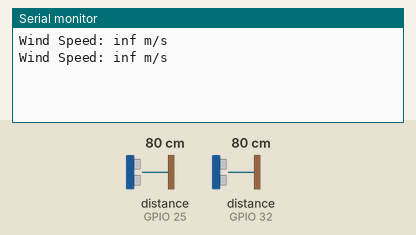
This sketch was run on a simulated ESP32. Shown: the last lines printed to the serial monitor. Wiring (inferred from the names in the program): 2 × ultrasonic range finder: trigger GPIO 26, echo GPIO 25 / trigger GPIO 33, echo GPIO 32. Inputs (shaded band) come from the test bench; at power-on: distance to the obstacle (sensors on GPIO 25, GPIO 32) 80 cm. The echo pulse lasts 58.3 µs per cm.

Above: at 1.8 s.
1.9 s: distance to the obstacle (sensor on GPIO 25) set to 2 cm
At 2.8 s:
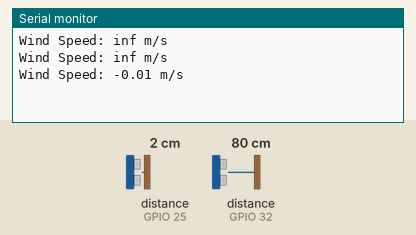
4.5 s: distance to the obstacle (sensor on GPIO 32) set to 4 cm
At 5.8 s:
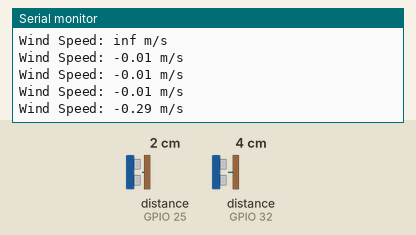
6.0 s: distance to the obstacle (sensor on GPIO 25) set to 9 cm
At 6.9 s:
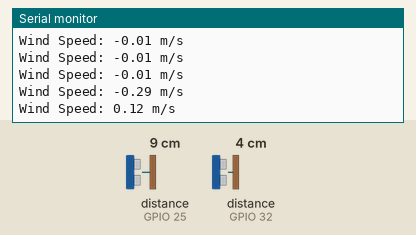
7.5 s: distance to the obstacle (sensor on GPIO 32) set to 2 cm
At 8.6 s:
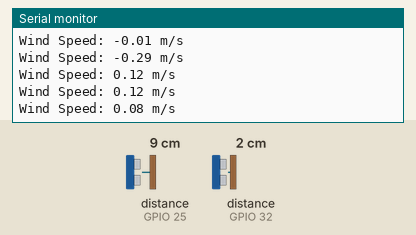
Timing chart, 0 to 10.0 s (numbered marks = the images above; inputs shaded):
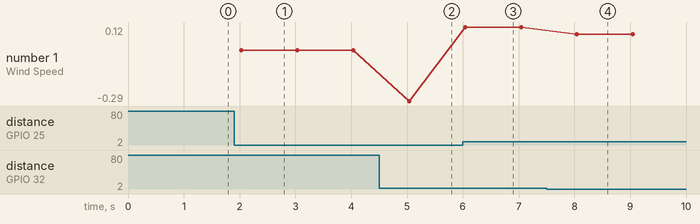

The sketch:

wind_speed_with_2_ultrasonic_sensor.ino
```cpp
#define trigPin1  33
#define echoPin1  32
#define trigPin2  26
#define echoPin2  25

long duration1, duration2;
int distanceBetweenSensors = 10; // Distance between the two sensors in centimeters

void setup() {
  pinMode(trigPin1, OUTPUT);
  pinMode(echoPin1, INPUT);
  pinMode(trigPin2, OUTPUT);
  pinMode(echoPin2, INPUT);
  Serial.begin(9600);
}

void loop() {
  // Measure distance for Sensor 1
  duration1 = measureDistance(trigPin1, echoPin1);

  // Measure distance for Sensor 2
  duration2 = measureDistance(trigPin2, echoPin2);

  // Calculate time taken for sound wave to travel between sensors
  // This will be affected by wind speed
  long timeDifference = duration2 - duration1;

  // Convert time difference to wind speed based on the distance between sensors
  float speedOfSound = 343.0; // Speed of sound in m/s at 20 degrees Celsius (adjust if needed)
  float distanceInMeters = distanceBetweenSensors / 100.0; // Convert distance to meters
  float windSpeed = (distanceInMeters / timeDifference) * speedOfSound;

  // Print wind speed
  Serial.print("Wind Speed: ");
  Serial.print(windSpeed);
  Serial.println(" m/s");

  delay(1000);
}

long measureDistance(int trigPin, int echoPin) {
  // Measure the distance using the ultrasonic sensor
  digitalWrite(trigPin, LOW);
  delayMicroseconds(2);
  digitalWrite(trigPin, HIGH);
  delayMicroseconds(10);
  digitalWrite(trigPin, LOW);
  return pulseIn(echoPin, HIGH);
}
```

Measured:
- after the input at 1.9 s, the serial monitor: prints a new line after 0.13 s (image 1)
- after the input at 4.5 s, the serial monitor: prints a new line after 0.54 s (image 2)
- after the input at 6.0 s, the serial monitor: prints a new line at once (image 3)
- after the input at 7.5 s, the serial monitor: prints a new line after 0.55 s (image 4)
- plotted number 1: -0.01 → -0.29 after the input at 4.5 s, -0.29 → 0.12 after the input at 6.0 s, 0.12 → 0.08 after the input at 7.5 s
